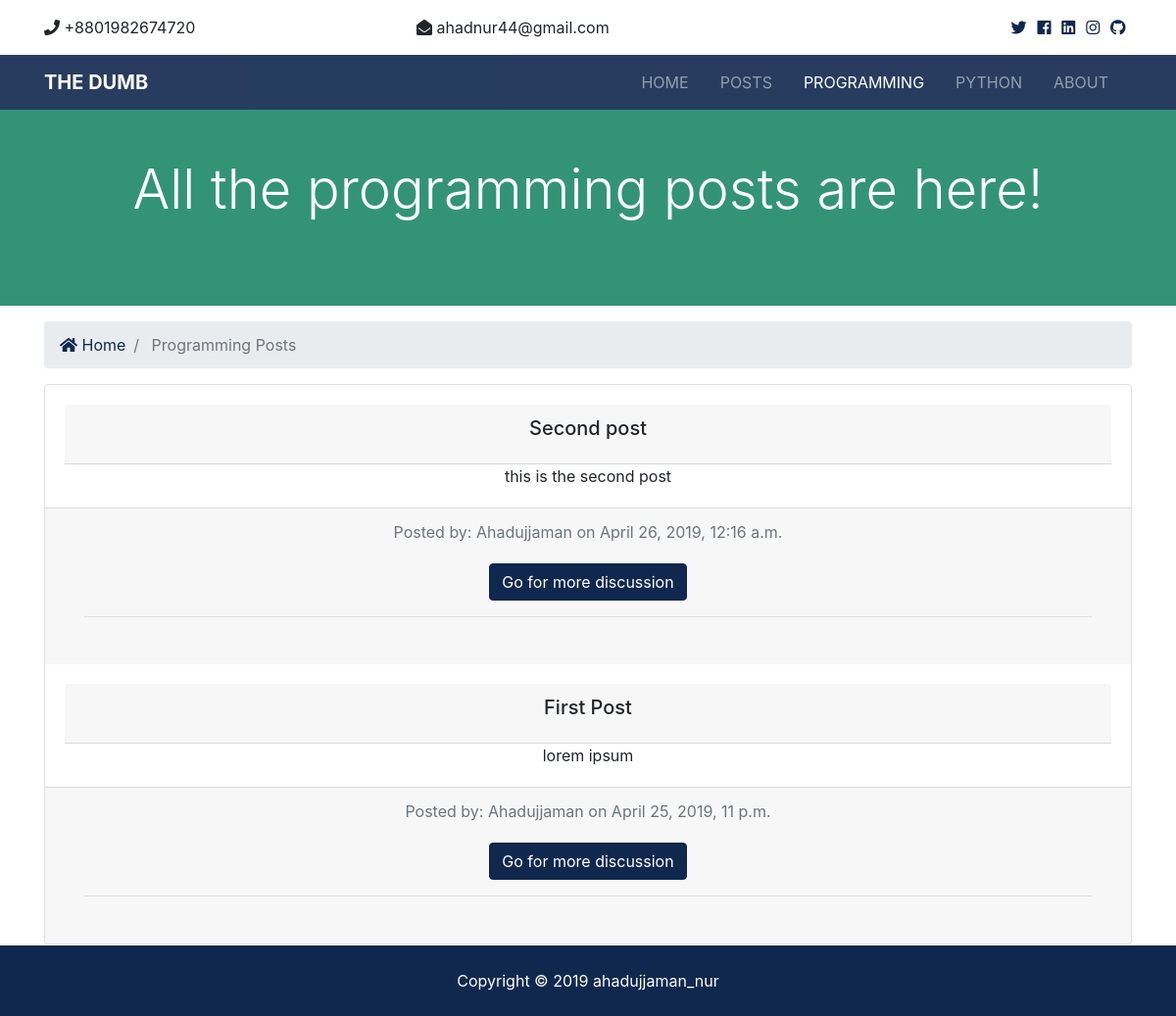
/programming/, run on an earlier commit of the app's database.
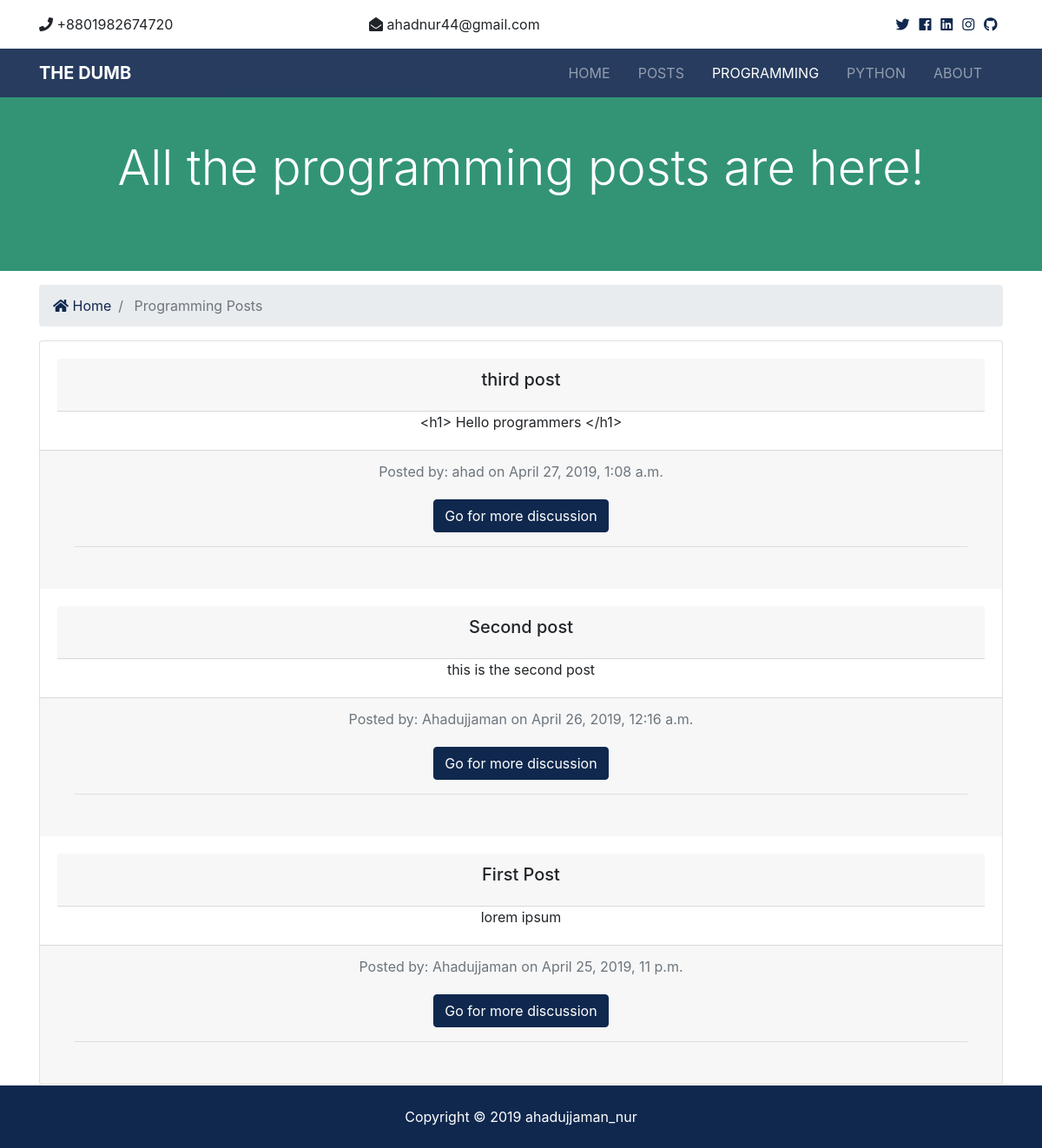
And on a later commit of the database.
### programming/models.py (models this page shows, shortened)
class Program(models.Model):
    title = models.CharField(max_length=100)
    author = models.CharField(max_length=100)
    body = models.TextField()
    date = models.DateTimeField(default=datetime.now, blank=True)
    is_published = models.BooleanField(default=True)

### programming/views.py (the view)
# urls.py: path('', views.index, name='index'),
def index(request):
    programs = Program.objects.order_by('-date').filter(is_published=True)
    paginator = Paginator(programs, 3)
    page = request.GET.get('page')
    paged_programs = paginator.get_page(page)
    context = {
        'programs': paged_programs
    }
    return render(request, 'program/programs.html', context)

### templates/program/programs.html (shortened to what this page needs)
{% extends 'base.html' %}
{% block content %}
  <section id="showcase-inner" class="py-5 text-white">
    <div class="container">
      <div class="row text-center">
        <div class="col-md-12">
          <h1 class="display-4">All the programming posts are here!</h1>
        </div>
      </div>
    </div>
  </section>
  <section id="bc" class="mt-3">
    <div class="container">
      <nav aria-label="breadcrumb">
        <ol class="breadcrumb">
          <li class="breadcrumb-item">
            <a href="{% url 'index' %}">
              <i class="fas fa-home"></i> Home</a>
          </li>
          <li class="breadcrumb-item active"> Programming Posts</li>
        </ol>
      </nav>
    </div>
  </section>
  <div class="container">
      <div class="card text-center">
        {% if programs %}
          {% for program in programs %}
            <div class="card-body">
                <div class="card-header">
                    <h5 class="card-title">{{ program.title }}</h5>
                </div>
              <p class="card-text">{{ program.body }}</p>
            </div>
            <div class="card-footer text-muted">
              Posted by: {{ program.author }} on {{ program.date }}
              <div class="card-body">
                  <a href="{% url 'programming_post' program.id %}" class="btn btn-primary">Go for more discussion</a>
                  <hr>
              </div>
            </div>
          {% endfor %}
        {% else %}
          <div class="col-md-12">
            No Posts Are Available
          </div>
        {% endif %}
      </div>
  </div>
  <div class="container">
      <div class="row">
          <div class="col-md-12">
          </div>
        </div>
  </div>
{% endblock %}

What changed in the data, as far as the page shows it:
added Program: title "third post", body "<h1> Hello programmers </h1>", author "ahad", date "April 27, 2019, 1:08 a.m."
